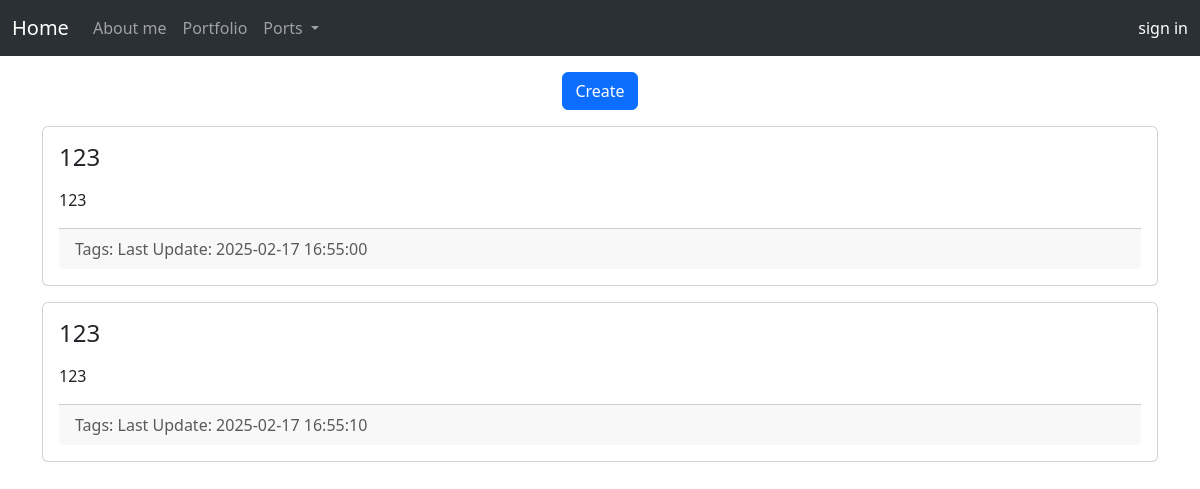
The page /index on the database as committed earlier.
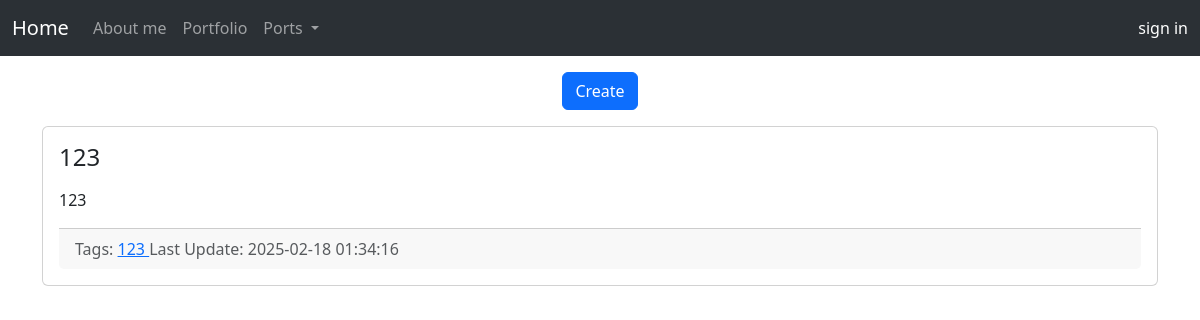
The same page on the database as committed later.
### port_web/models/models.py (models this page shows)
class Note(db.Model):
    __tablename__ = "notes"
    id: Mapped[int] = mapped_column(sa.Integer, primary_key=True)
    title: Mapped[str] = mapped_column(sa.String, nullable=False)
    description: Mapped[str] = mapped_column(sa.Text)
    tags: Mapped[list[Tag]] = relationship(secondary=note_tag_m2m)
    create_date = mapped_column(sa.DateTime(timezone=True), server_default=func.now())
    update_date = mapped_column(sa.DateTime(timezone=True), server_default=func.now())
    portfolio_id: Mapped[int] = mapped_column(sa.Integer, nullable=True)

class Tag(db.Model):
    __tablename__ = "tags"
    id: Mapped[int] = mapped_column(sa.Integer, primary_key=True)
    name: Mapped[str] = mapped_column(sa.String, nullable=False)
    created_date = mapped_column(sa.DateTime(timezone=True), server_default=func.now())

### port_web/portapp.py (the view)
@app.route("/index")
def index():
    db = models.db
    notes = db.session.execute(db.select(models.Note).order_by(models.Note.title)).scalars()
    return flask.render_template("index.html", notes=notes,)

### port_web/templates/index.html (shortened to what this page needs)
{% extends 'base.html'%}
{% block body %}
<ul class="nav justify-content-center" style="padding-top: 1em;">
    <li class="nav-item">
        <a class="btn btn-primary" href="{{ url_for('create_note') }}">
            Create
        </a>
    </li>
</ul>
{% for note in notes %}
<div class="card my-3">
    <div class="card-body">
        <h4 class="card-title">{{ note.title }}</h4>
        <div class="card-text my-3">
            {{ note.description }}
        </div>
        <div class="card-footer text-muted">
            Tags:
            {% for t in note.tags %}
                <a href="{{ url_for('tags_view', tag_name=t.name) }}">
                    {{t.name}}
                </a>
            {% endfor %}
            Last Update: {{ note.update_date }}
        </div>
    </div>
</div>
{% endfor %}
{% endblock %}

### port_web/templates/base.html (shortened to what this page needs)
<!DOCTYPE html>
<html>
<head>
    <link href="https://cdn.jsdelivr.net/npm/bootstrap@5.3.3/dist/css/bootstrap.min.css" rel="stylesheet"
>
</head>
<body>
    <nav class="navbar navbar-expand-lg bg-body-tertiary" data-bs-theme="dark">
        <div class="container-fluid">
            <a class="navbar-brand" href="{{ url_for('index')}}">Home</a>
            <div class="collapse navbar-collapse" id="navbarNavDropdown">
                <ul class="navbar-nav">
                    <li class="nav-item">
                        <a class="nav-link" href="#">About me</a>
                    </li>
                    <li class="nav-item">
                        <a class="nav-link" href="#">Portfolio</a>
                    </li>
                    <li class="nav-item dropdown">
                        <a class="nav-link dropdown-toggle" href="#" role="button" data-bs-toggle="dropdown"
                            aria-expanded="false">
                            Ports
                        </a>
                    </li>
                </ul>
                <div class="d-flex ms-auto">
                    <span class="navbar-text">
                        {% if current_user.is_authenticated %}
                        {{ current_user.username }}
                            <a class="nav-link" href="{{ url_for('logout') }}">logout</a>
                        {% else %}
                            <a class="nav-link" href="{{ url_for('register') }}">sign in</a>
                        {% endif %}
                    </span>
                </div>
            </div>
        </div>
    </nav>
    <div class="container">
        {% block body %}{% endblock %}
    </div>
</body>
</html>

Rows that differ between the two databases and show on the page:
removed Note: title "123", description "123", update_date "2025-02-17 16:55:00"
removed Note: title "123", description "123", update_date "2025-02-17 16:55:10"
added Note: title "123", description "123", update_date "2025-02-18 01:34:16"
now on this page (row edited): Tag: name "123"
